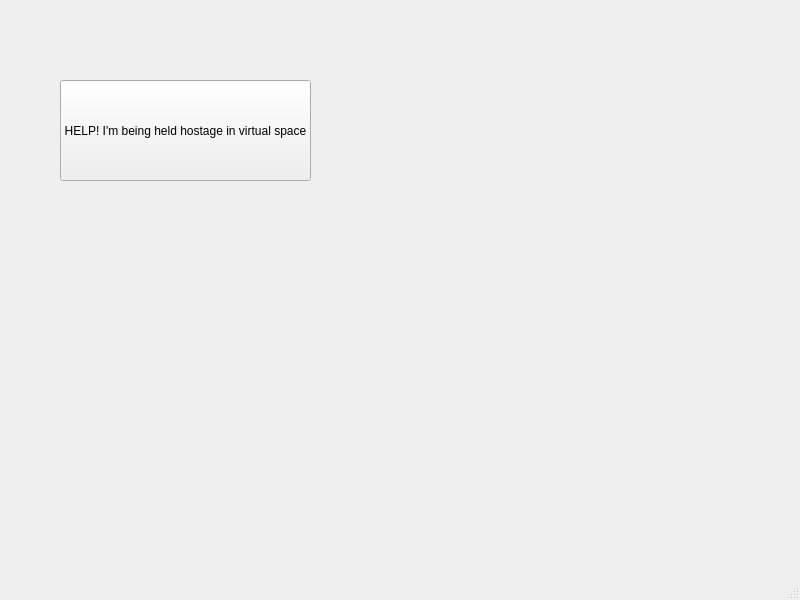
<?xml version="1.0" encoding="UTF-8"?>
<ui version="4.0">
 <class>sel</class>
 <widget class="QMainWindow" name="sel">
  <property name="geometry">
   <rect>
    <x>0</x>
    <y>0</y>
    <width>800</width>
    <height>600</height>
   </rect>
  </property>
  <property name="font">
   <font>
    <weight>50</weight>
    <bold>false</bold>
   </font>
  </property>
  <property name="windowTitle">
   <string>MainWindow</string>
  </property>
  <widget class="QWidget" name="centralwidget">
   <widget class="QPushButton" name="pushButton">
    <property name="geometry">
     <rect>
      <x>60</x>
      <y>80</y>
      <width>251</width>
      <height>101</height>
     </rect>
    </property>
    <property name="cursor">
     <cursorShape>ArrowCursor</cursorShape>
    </property>
    <property name="text">
     <string>HELP! I'm being held hostage in virtual space</string>
    </property>
   </widget>
  </widget>
  <widget class="QMenuBar" name="menubar">
   <property name="geometry">
    <rect>
     <x>0</x>
     <y>0</y>
     <width>800</width>
     <height>21</height>
    </rect>
   </property>
  </widget>
  <widget class="QStatusBar" name="statusbar"/>
 </widget>
 <resources/>
 <connections/>
</ui>
